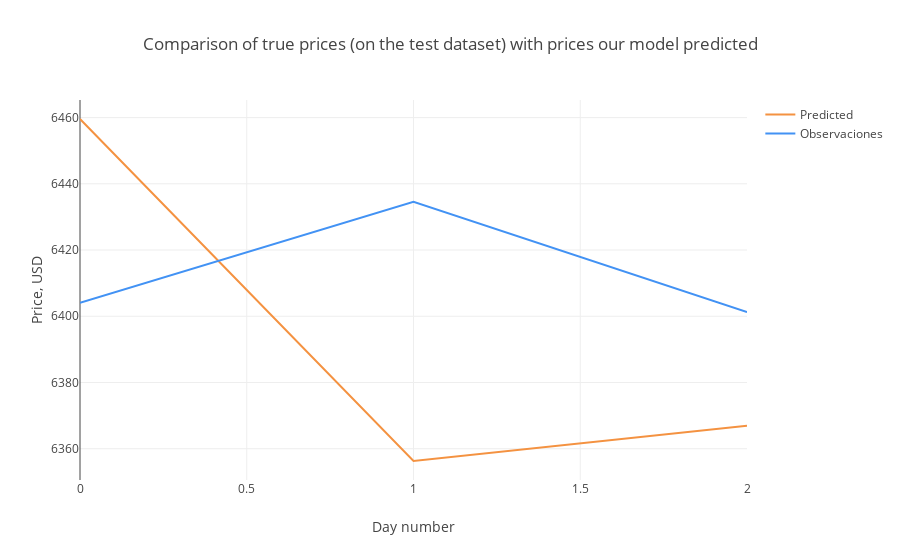

This figure's notebook cell:
### Code cell
# Visualización de 
trace1 = go.Scatter(
    x = np.arange(0, len(predicted_evaluation), 1),
    y = predicted_evaluation,
    mode = 'lines',
    name = 'Predicted',
    line = dict(color=('rgb(244, 146, 65)'), width=2)
)
trace2 = go.Scatter(
    x = np.arange(0, len(observated_evaluation), 1),
    y = observated_evaluation,
    mode = 'lines',
    name = 'Observaciones',
    line = dict(color=('rgb(66, 146, 244)'), width=2)
)

data = [trace1, trace2]
layout = dict(title = 'Comparison of true prices (on the test dataset) with prices our model predicted',
             xaxis = dict(title = 'Day number'), yaxis = dict(title = 'Price, USD'))
fig = dict(data=data, layout=layout)
py.iplot(fig, filename='results_demonstrating0')

### Figure 1 — Plotly figure (JSON) as saved in the notebook; plotly's stock layout.template omitted (floating-point values rounded to 4 significant figures)
{"data": [{"line": {"color": "rgb(244, 146, 65)", "width": 2}, "mode": "lines", "name": "Predicted", "type": "scatter", "x": [0, 1, 2], "y": [6460.0, 6356.0, 6367.0]}, {"line": {"color": "rgb(66, 146, 244)", "width": 2}, "mode": "lines", "name": "Observaciones", "type": "scatter", "x": [0, 1, 2], "y": [6404.0, 6435.0, 6401.0]}], "layout": {"title": "Comparison of true prices (on the test dataset) with prices our model predicted", "xaxis": {"title": "Day number"}, "yaxis": {"title": "Price, USD"}}}
